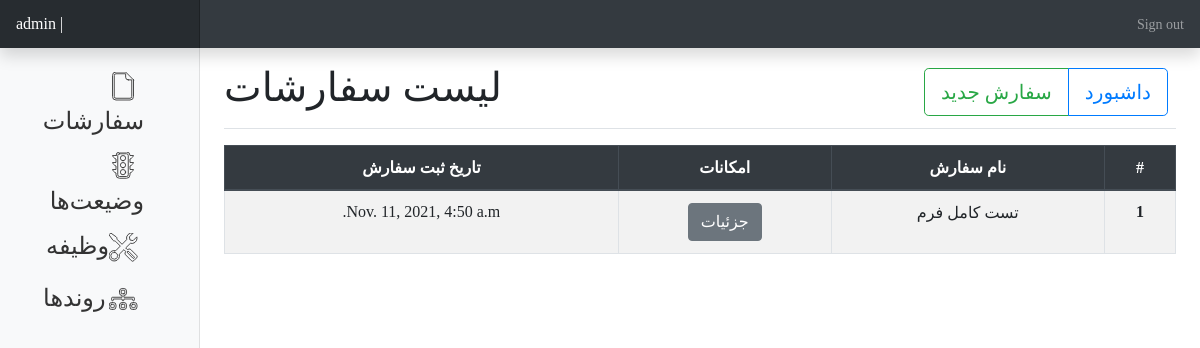
/dashboard/order/ (signed in), run on an earlier commit of the app's database.
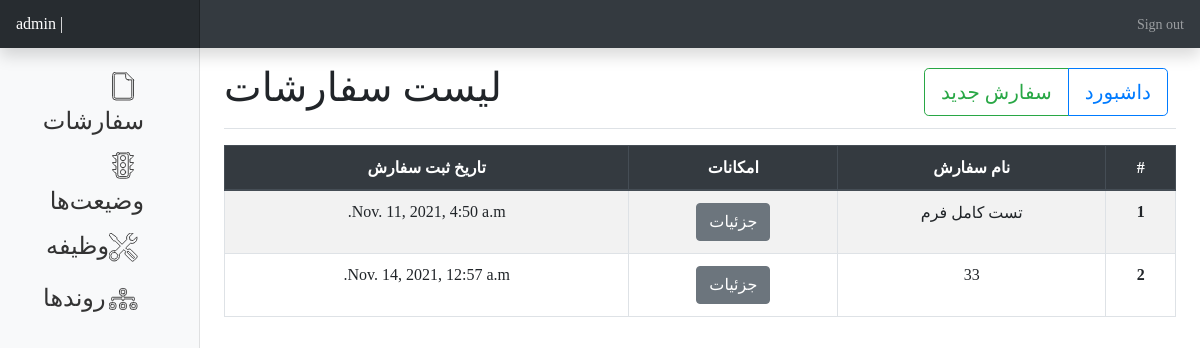
And on a later commit of the database.
### order/models.py (models this page shows)
class order(models.Model):
    LASTMAN_STANDING = "DO OR DIE"
    CRITICAL_PRIORITY = "Critical"
    HIGH_PRIORITY = "High"
    MIDDLE_PRIORITY = "Middle"
    LOW_PRIORITY = "Low"
    INDEED_PRIORITY = [
        (LASTMAN_STANDING, 'Do or die'),
        (CRITICAL_PRIORITY, 'Critical priority'),
        (HIGH_PRIORITY, 'High priority'),
        (MIDDLE_PRIORITY, 'Middle priority'),
        (LOW_PRIORITY, 'Low priority'),
    ]
    order_title = models.CharField(max_length=100, unique=True)
    customer_id = models.ForeignKey(get_user_model(), null=True, on_delete=models.PROTECT)
    priority = models.CharField(max_length=11, choices=INDEED_PRIORITY, default=LOW_PRIORITY)
    process_id = models.ForeignKey(process, on_delete=models.SET_NULL, null=True)
    created_at  = models.DateTimeField(null=True, blank=True, auto_now_add=True)
    updated_at  = models.DateTimeField(null=True, blank=True, auto_now=True)
    def __str__(self):
        return self.order_title

### order/views.py (the view)
# urls.py: path('', OrderListView, name="order-list"),
@login_required
def OrderListView(request):
    order_list = order.objects.all()
    order_meta_list = []
    serialized_queryset = serializers.serialize("json", order_list)
    for order_metas in order_list:
        meta = (
            order_process_action.objects.filter(order_id=order_metas)
            .order_by("-updated_at")
            .first()
        )
        order_meta_list.append({"order": order_metas, "order_meta": meta})
        print(order_meta_list)
    return render(request, "order/order_list.html", {"orders": order_meta_list})

### main_app/models/process_model.py (called while the page is built)
    def __str__(self):
        return self.action.name

### main_app/models/status_model.py (called while the page is built)
    def __str__(self):
        return self.status_title

### order/models.py (called while the page is built)
    def __str__(self):
        return f"___ action: {self.process_action}, ___ status: {self.status} |"

### order/templates/order/order_list.html
{% extends "dashboard/base.html" %}
{% block content%}
<div class="d-flex justify-content-between flex-wrap flex-md-nowrap align-items-center pt-3 pb-2 mb-3 border-bottom">
    <h1 class="display-6">لیست سفارشات</h1>
    <div class="btn-toolbar mb-2 mb-md-0">
      <div class="btn-group mr-2">
        <a href='{% url "order-creat" %}' class="btn btn-lg btn-outline-success">سفارش جدید</a>
        <a href='{% url "panel" %}' class="btn btn-lg btn-outline-primary">داشبورد</a>
      </div>
    </div>
  </div>
    <div class="d-flex justify-content-md-between">
        <table class="table text-center table-striped table-bordered" dir="rtl">
            <thead class="thead-dark">
            <tr>
                <th scope="col">#</th>
                <th scope="col">نام سفارش</th>
                <th scope="col">امکانات</th>
                <th scope="col">تاریخ ثبت سفارش</th>
            </tr>
            </thead>
            <tbody class="table-striped">
        {% for data in orders %}
            <tr>
                <th scope="row">{{ forloop.counter }}</th>
                <td>{{ data.order.order_title }}</td>
                <td>
                    <a href='{% url "order-detail" data.order.pk %}' class="btn btn-secondary">جزئیات</a>
                </td>
                <td>{{ data.order.created_at }}</td>
            </tr>
        {% endfor %}
    </tbody>
    </table>
    </div>
{% endblock %}

What changed in the data, as far as the page shows it:
added order: order.order_title "33", order.created_at "Nov. 14, 2021, 12:57 a.m."
